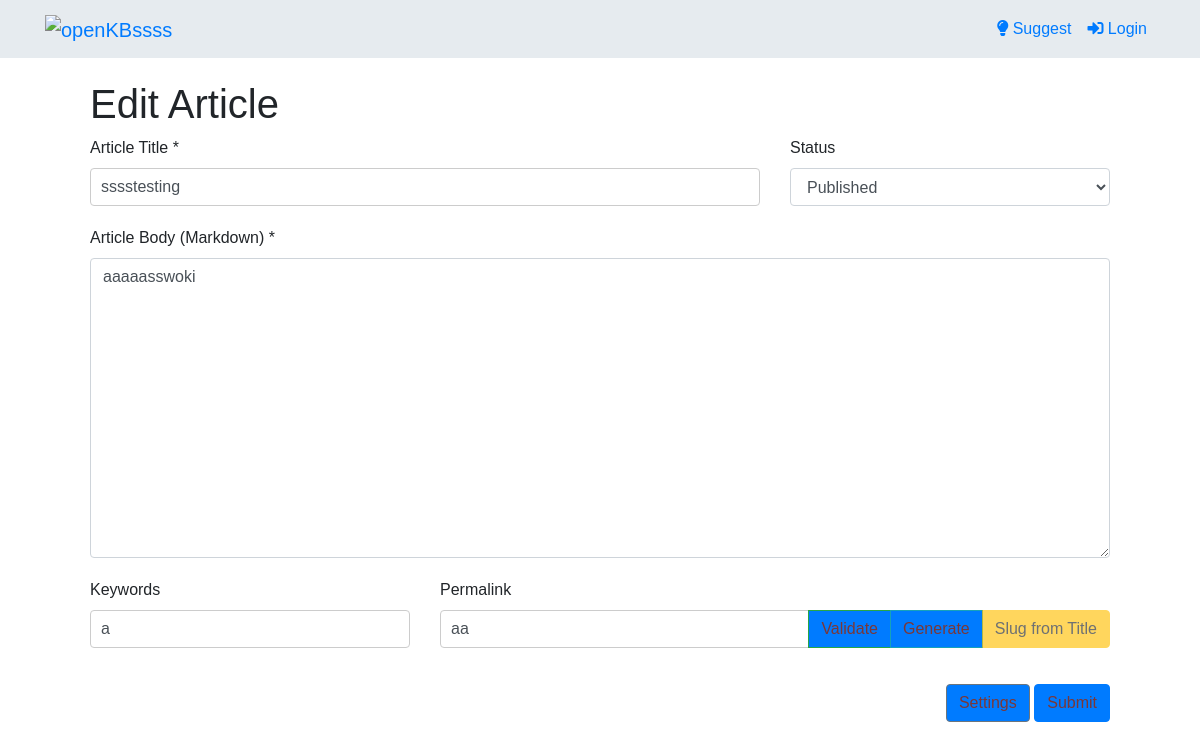
The app's page /articles/2/edit/ with its own data.
### kb/models.py (models this page shows, shortened)
class Article(models.Model):
    title = models.CharField(max_length=255)
    content = MDTextField()
    created = models.DateTimeField(auto_now_add=True)
    updated = models.DateTimeField(auto_now=True)
    keywords = models.CharField(max_length=255)
    published = models.BooleanField(default=False)
    view_count = models.PositiveIntegerField(default=0)  # Added field for tracking views
    votes = models.IntegerField(default=0)
    permalink = models.SlugField(max_length=255, default='', null=True)
    seo_title = models.CharField(max_length=255, default='')
    seo_description = models.TextField(default='')
    author = models.ForeignKey('CustomUser', on_delete=models.CASCADE, null=True)
    featured = models.BooleanField(default=False)

### kb/views.py (the view, shortened to what this page needs)
# urls.py: path('articles/<int:pk>/edit/', EditArticleView.as_view(), name='edit_article'),
class EditArticleView(UpdateView):
    model = Article
    form_class = ArticleForm
    template_name = 'articles/edit_article.html'
    context_object_name = 'article'

### kb/context_processors.py (called while the page is built)
def website_settings(request):
    website_settings = WebsiteSettings.objects.first()
    style_settings = StyleSettings.objects.first()
    return {
        'websettings': website_settings,
        'style_settings': style_settings,
    }

### templates/articles/edit_article.html (shortened to what this page needs)
{% extends 'base.html' %}
{% block content %}
{% include "nav.html" %}
<div class="container mt-5">
    <h1>Edit Article</h1>
    <form method="post" action="{% url 'edit_article' article.pk %}">
        <div class="row">
            <div class="col-md-8">
                <div class="form-group">
                    <label for="id_title">Article Title *</label>
                    {{ form.title }}
                </div>
            </div>
            <div class="col-md-4">
                <div class="form-group">
                    <label for="id_status">Status</label>
                    {{ form.status }}
                </div>
            </div>
        </div>
        <div class="form-group">
            <label for="id_content">Article Body (Markdown) *</label>
            {{ form.content }}
        </div>
        <div class="row">
            <div class="col-md-4">
                <div class="form-group">
                    <label for="id_keywords">Keywords</label>
                    {{ form.keywords }}
                </div>
            </div>
            <div class="col-md-8">
                <label for="id_permalink">Permalink</label>
                <div class="input-group">
                    {{ form.permalink }}
                    <div class="input-group-append">
                        <button type="button" id="validate_permalink" class="btn btn-success">Validate</button>
                        <button type="button" id="generate_permalink" class="btn btn-info">Generate</button>
                        <button type="button" id="slug_from_title" class="btn btn-warning" disabled>Slug from Title</button>
                    </div>
                </div>
            </div>
        </div>
        <div class="text-right mt-3">
            <button type="button" class="btn btn-secondary" onclick="toggleSettings()">Settings</button>
            <button type="submit" class="btn btn-primary">Submit</button>
        </div>
    </form>
</div>
{% endblock %}

### static/assets/css/styles.css (style rules this page uses)
html, body { height: 100%; margin: 0; }
.container { flex: 1 0 auto; }
.form-group { margin-bottom: 20px; }
input[type="text"], textarea { width: 100%; padding: 10px; border: 1px solid #ccc; border-radius: 4px; }
textarea { min-height: 300px; }

### records on screen
Article: title "sssstesting", content "aaaaasswoki", keywords "a", permalink "aa"
